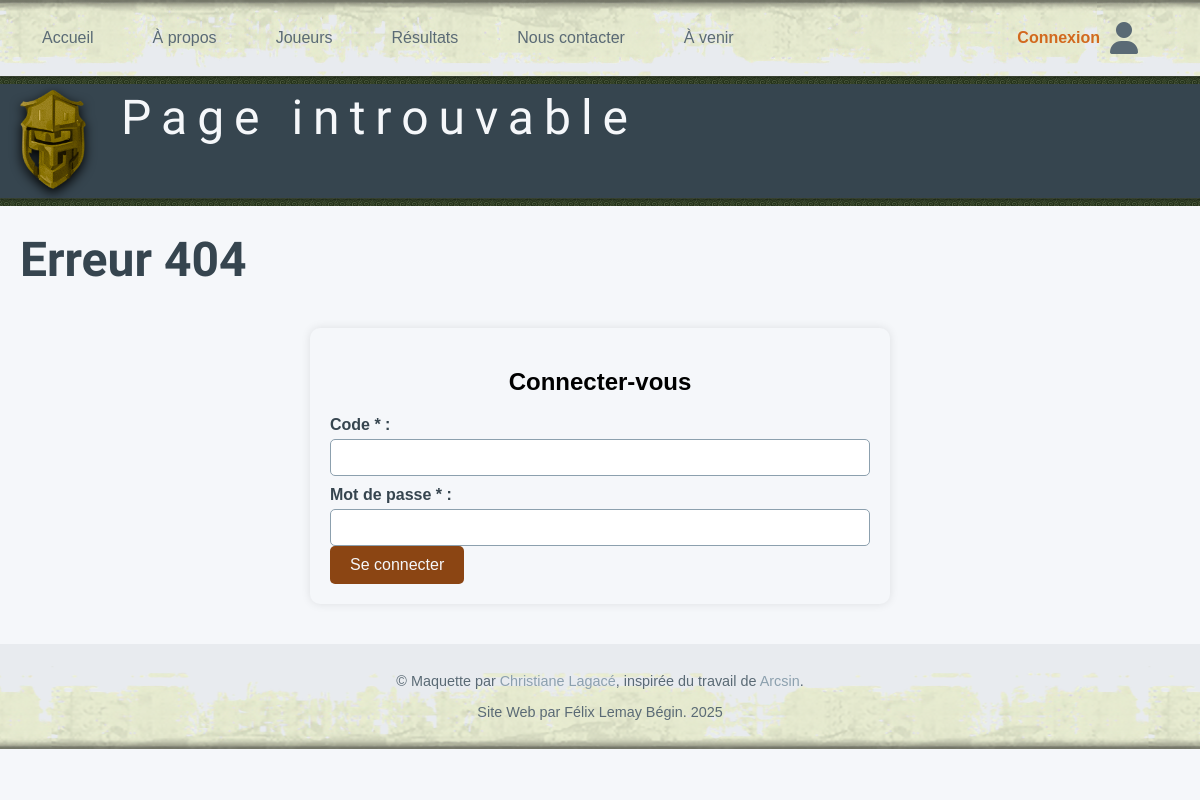
/formulaire-authentification.php, run on an earlier commit of the app's database.
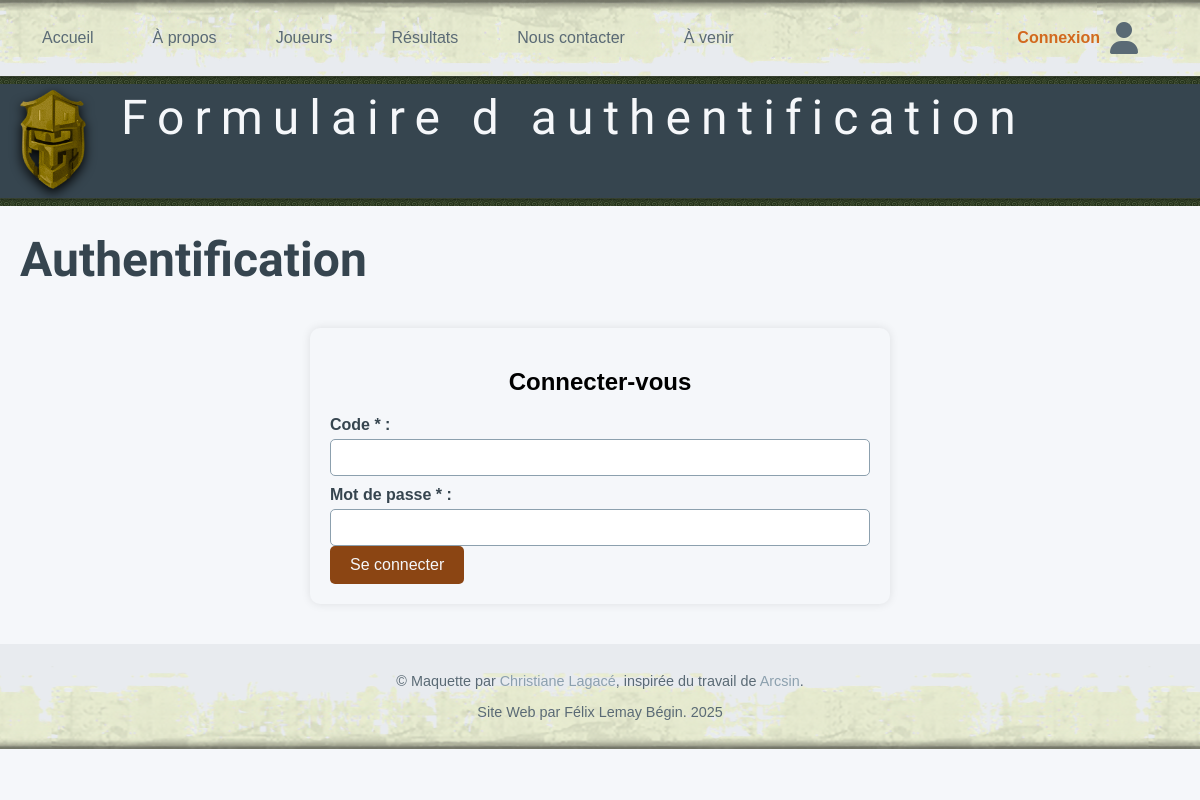
And on a later commit of the database.
### tables this page shows
CREATE TABLE pages (
  id int NOT NULL PRIMARY KEY AUTO_INCREMENT,
  url varchar(255) NOT NULL UNIQUE,
  titre varchar(60) NOT NULL,
  description varchar(150) NOT NULL,
  h1 varchar(100) NOT NULL,
  accroche varchar(255) DEFAULT NULL,
  public boolean NOT NULL,
  texte text NOT NULL,
  modification timestamp NOT NULL
);

### include/configuration.inc (called while the page is built, shortened)
<?php
$supabase_pooler_url = getenv('SUPABASE_POOLER_URL');
if ($supabase_pooler_url)
{
    $parsed = parse_url($supabase_pooler_url);
    if (!$parsed || !isset($parsed['host'], $parsed['user'], $parsed['pass'], $parsed['path']))
    {
        die("L'URL de connexion Supabase est invalide ou mal formée.");
    }
    $host   = $parsed['host'];
    $port   = $parsed['port'] ?? 5432;
    $user   = $parsed['user'];
    $pass   = $parsed['pass'];
    $dbname = ltrim($parsed['path'], '/');
    $dsn    = "pgsql:host=$host;port=$port;dbname=$dbname";
    try
    {
        $pdo = new PDO($dsn, $user, $pass, [
            PDO::ATTR_ERRMODE => PDO::ERRMODE_EXCEPTION,
            PDO::ATTR_DEFAULT_FETCH_MODE => PDO::FETCH_ASSOC
        ]);
    }
    catch (PDOException $e)
    {
        die("Erreur de connexion PostgreSQL : " . $e->getMessage());
    }
}
else
{
    $dbHost = getenv('MYSQL_HOST')     ?: 'localhost';
    $dbName = getenv('MYSQL_DATABASE') ?: 'db_name';
    $dbUser = getenv('MYSQL_USER')     ?: 'user';
    $dbPass = getenv('MYSQL_PASSWORD') ?: 'pass';
    $dsn    = "mysql:host={$dbHost};dbname={$dbName};charset=utf8mb4";
    try
    {
        $pdo = new PDO($dsn, $dbUser, $dbPass, [
            PDO::ATTR_ERRMODE => PDO::ERRMODE_EXCEPTION,
            PDO::ATTR_DEFAULT_FETCH_MODE => PDO::FETCH_ASSOC
        ]);
    }
    catch (PDOException $e)
    {
        die("Erreur de connexion MySQL : " . $e->getMessage());
    }
}
    $nomPage = basename($_SERVER['SCRIPT_NAME']);
    $requete = "SELECT titre, description, h1, texte FROM pages WHERE url = :url";
    $stmt = $pdo->prepare($requete);
    $stmt->bindParam(':url', $nomPage);
    $stmt->execute();
    $resultat = $stmt->fetch(PDO::FETCH_ASSOC);
    if ($resultat)
    {
        $titre = $resultat['titre'];
        $h1 = $resultat['h1'];
    }
    else
    {
        $titre = "Page introuvable";
        $h1 = "Erreur 404";
    }
?>

### include/entete.inc (the view, shortened to what this page needs)
<?php
echo "<!DOCTYPE html>";
echo "<html lang='fr-CA'>";
echo "<head>";
echo "    <link rel='stylesheet' href='css/style.css'>";
echo "    <link rel='stylesheet' href='css/mes-styles.css'>";
echo "</head>";
echo "<body>";
echo "<nav>";
echo "  <div class='nav-container'>";
echo "    <div class='nav-gauche'>";
echo "      <a href='index.php'>Accueil</a>";
echo "      <a href='a-propos.php'>À propos</a>";
echo "      <a href='joueurs.php'>Joueurs</a>";
echo "      <a href='resultats.php'>Résultats</a>";
echo "      <a href='formulaire-contact.php'>Nous contacter</a>";
echo "      <a href='a-venir.php'>À venir</a>";
echo "    </div>";
echo "    <div class='nav-droite'>";
if (isset($_SESSION['usager'])) {
    echo '<a href="deconnecter.php" class="icone-auth" title="Déconnexion">';
    echo '<i class="fas fa-sign-out-alt"></i>';
    echo '</a>';
} else {
    echo '<a href="formulaire-authentification.php" class="icone-auth" title="Connexion">';
    echo '<span class="texte-auth">Connexion</span> <i class="fas fa-user"></i>';
    echo '</a>';
}
echo "    </div>";
echo "  </div>";
echo "</nav>";
echo "<div class='separation'></div>";
echo "<header>";
echo "    <div class='logo-text container'>";
echo "        <div class='logo'><img src='../medias/commun/LogoLANParty.png'></div>";
echo "        <div>";
echo "            <div class= title>$titre</div>";
echo "        </div>";
echo "    </div>";
echo "</header>";
echo "<div class='separation'></div>";
echo "<div id='main'>";
echo "    <div class='container'>";
echo "        <h1>$h1</h1>";
echo "        <div class='items'>";

What changed in the data, as far as the page shows it:
added pages: titre "Formulaire d authentification", h1 "Authentification"
Also different on the page:
$titre: "Page introuvable" → (not shown)
$h1: "Erreur 404" → (not shown)
